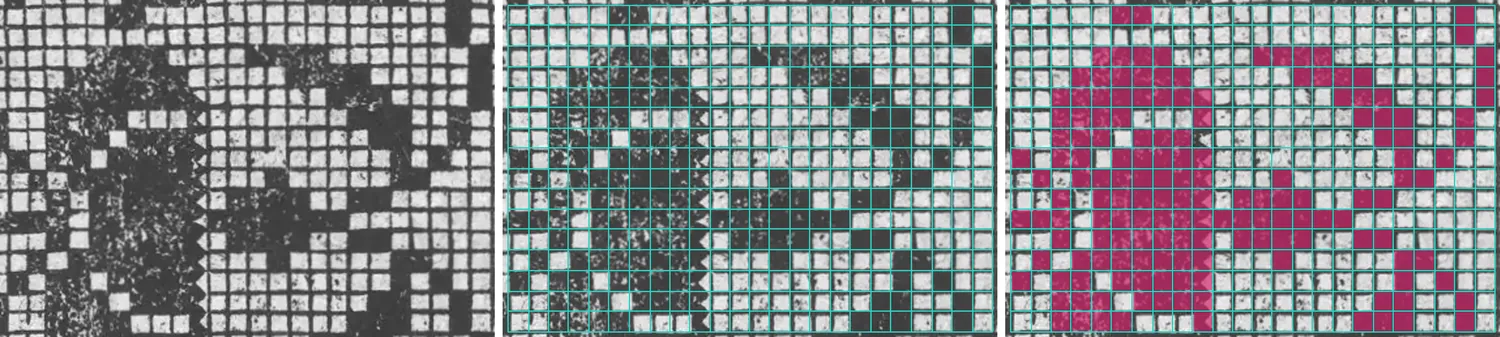
#> input picture gallery/img/reading/quentel1529-steps.webp, 1500 x 337 px
$ python -i eps_to_pattern.py   (imports and definitions only)
#> lines starting #> are read from the running program, lines starting #| are printed output that depends on the picture; after the words box and inside, x2 and y2 are one past the last pixel; in counts of white or black regions, pixels touching at a corner belong together
# eps_to_pattern.py

from PIL import Image
import os
import json
from collections import Counter
import numpy as np


def convert_eps_to_pattern(input_eps, output_txt):
    '''
    Use: convert_eps_to_pattern(input_eps, output_txt)
    :param input_eps: Filepath to Sjónabók EPS file
    :param output_txt: A simplified pattern in TXT format
    :return: saves a simplified pattern in TXT format
    '''
#> called with output_txt = 'out.png'

    with Image.open(os.path.expanduser(input_eps)) as source:
#> source is the input picture: PIL image 1500x337 RGB; mean R, G, B 133.2, 134.3, 138.1
        rgba = source.convert('RGBA')
        background = Image.new('RGBA', rgba.size, (255, 255, 255, 255))
#> background: PIL image 1500x337 RGBA; every value is 255
        rgb = np.asarray(Image.alpha_composite(background, rgba).convert('RGB'))

    matrix, colors = simplify_color_matrix(rgb)
#> in simplify_color_matrix, `gray = np.asarray(Image.fromarray(rgb_matrix).convert('L'))`:
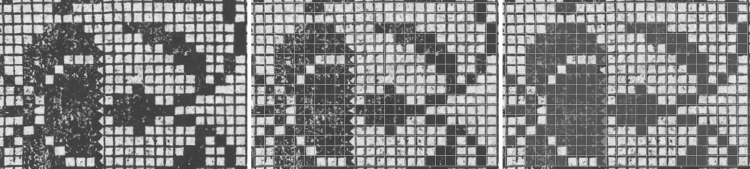
#> gray: shape (337, 1500) (shown at 1/2 size); min 36, max 255, mean 134.4
    delimiter = '' if int(matrix.max(initial=0)) < 10 else ' '
    np.savetxt(output_txt, matrix, fmt='%d', delimiter=delimiter)

    if len(colors) > 1:
        palette_path = os.path.splitext(output_txt)[0] + '.palette.json'
        with open(palette_path, 'w', encoding='utf-8') as palette_file:
            json.dump({'colors': colors}, palette_file, ensure_ascii=False, indent=2)


# [136 lines left out: functions convert_image_to_binary_matrix, get_grid_layout, remove_grid, remove_outside_of_pattern, not called in this run]


def _find_regular_grid_cells(gray):
    """Find regular gray chart rules in rasterized book-page screenshots."""
    rule_pixels = ((gray >= 130) & (gray <= 210)).astype(float)
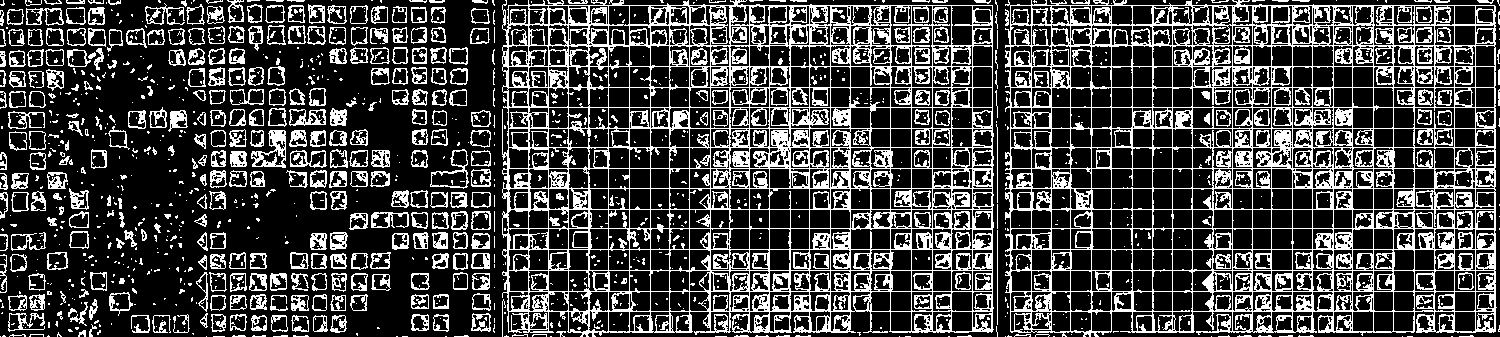
#> rule_pixels: shape (337, 1500) float64; values 0 (black) and 1 (white), 26.9% white in thin lines or dots
    row_profile = rule_pixels.mean(axis=1)
#> row_profile = 337 values, max 0.709 at index 45, min 0.0327 at index 333, mean 0.269
    col_profile = rule_pixels.mean(axis=0)
#> col_profile = 1500 values, max 0.985 at index 528, min 0 at index 469, mean 0.269

    def find_lines(profile):
        candidates = np.flatnonzero(profile >= 0.35)
#> candidates = 42 values from 5 to 332
        groups = np.split(candidates, np.flatnonzero(np.diff(candidates) > 1) + 1)
#> groups = 32 items, first 6: [5], [8, 9], [22], [24, 25], [28, 29, 30], [42, 43]
        groups = [group for group in groups if len(group)]
        if len(groups) < 8:
            return None
        positions = [int(group[np.argmax(profile[group])]) for group in groups]
#> positions = 32 values from 5 to 331
        gaps = [right - left for left, right in zip(positions, positions[1:])
                if 5 <= right - left <= 60]
#> gaps = [14, 14, 17, 21, 20, 21, 16, 15, 18, 21, 19, 21, 5, 14, 15, 16, 16]
        if not gaps:
            return None
        period = Counter(gaps).most_common(1)[0][0]
#> period = 21
        # The first rule is a strong registration point; later antialiased
        # rules can shift by a pixel, so do not infer phase from every peak.
        return list(range(positions[0], positions[-1] + 1, period))

    rows, cols = find_lines(row_profile), find_lines(col_profile)
#> rows = [5, 26, 47, 68, 89, 110, 131, 152, 173, 194, 215, 236, 257, 278, 299, 320]; cols = 74 values from 30 to 1490
    if rows and cols:
        return rows, cols
    return None


def simplify_color_matrix(rgb_matrix, threshold=240):
    """Reduce a colour or symbol chart to one integer code per cell.

    The geometric grid is detected from a grayscale ink mask, while the
    source RGB values and glyph shapes are sampled inside each cell. Similar
    antialiased RGB values and repeated glyphs are grouped. Code 0 is the
    empty/background cell; each foreground colour/symbol combination gets
    its own integer code.
    """
    gray = np.asarray(Image.fromarray(rgb_matrix).convert('L'))
    regular_cells = _find_regular_grid_cells(gray)
    monochrome_source = np.median(
        np.max(rgb_matrix, axis=2) - np.min(rgb_matrix, axis=2)
    ) < 18
#> monochrome_source = True
    binary = (gray <= threshold).astype(np.uint8)
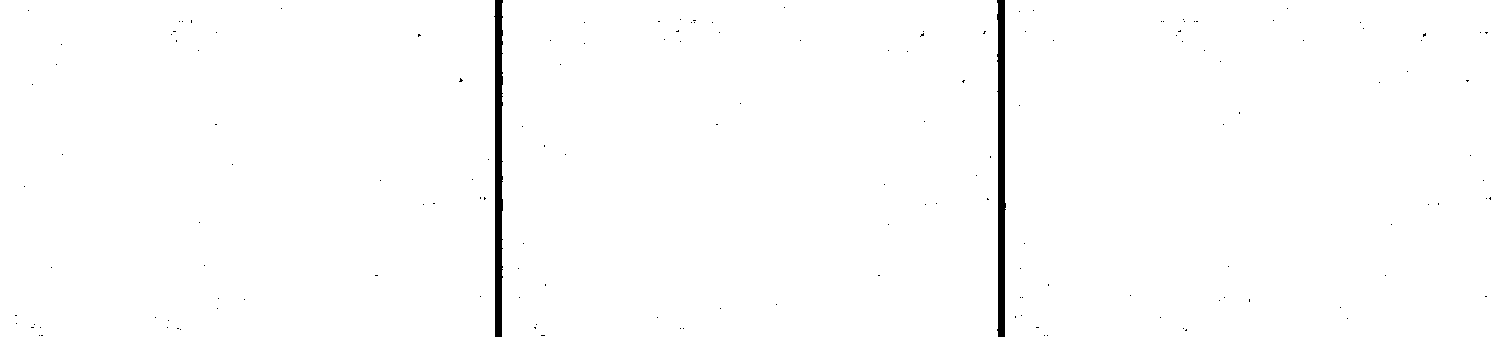
#> binary: shape (337, 1500); values 0 (black) and 1 (white), 99% white; 155 black regions (153 under 20 px), largest, box (x1, y1, x2, y2) and area: (494, 0, 503, 337) 2418, (997, 0, 1006, 337) 2382
    if regular_cells:
        row_lines, col_lines = regular_cells
#> row_lines has the same summary as rows in _find_regular_grid_cells; col_lines = 74 values from 30 to 1490
        inset = 2 if monochrome_source else 1
#> inset = 2
        cell_bounds = [(row_lines[i] + inset, row_lines[i + 1] - (inset - 1),
                        col_lines[j] + inset, col_lines[j + 1] - (inset - 1))
                       for i in range(len(row_lines) - 1)
                       for j in range(len(col_lines) - 1)]
#> cell_bounds = 1095 items, first 6: (7, 25, 32, 49), (7, 25, 52, 69), (7, 25, 72, 89), (7, 25, 92, 109), (7, 25, 112, 129), (7, 25, 132, 149)
        matrix_shape = (len(row_lines) - 1, len(col_lines) - 1)
#> matrix_shape = (15, 73)
    else:
        grid_rows, grid_cols = get_grid_layout(binary)
        if len(grid_rows) < 3 or len(grid_cols) < 3:
            raise ValueError('Could not identify a complete chart grid in the EPS image')
        if (len(grid_rows) > binary.shape[0] // 4 or
                len(grid_cols) > binary.shape[1] // 4):
            raise ValueError('Could not distinguish chart rules from dense chart artwork')
        without_grid = remove_grid(binary.copy())
        cropped_binary, grid_rows, grid_cols, bounds = remove_outside_of_pattern(
            without_grid, list(grid_rows), list(grid_cols), return_bounds=True)
        top, bottom, left, right = bounds
        rgb_matrix = rgb_matrix[top:bottom, left:right]
        n, m = cropped_binary.shape
        grid_rows = [0] + grid_rows + [n]
        grid_cols = [0] + grid_cols + [m]
        cell_bounds = [(grid_rows[i], grid_rows[i + 1], grid_cols[j], grid_cols[j + 1])
                       for i in range(len(grid_rows) - 1)
                       for j in range(len(grid_cols) - 1)]
        matrix_shape = (len(grid_rows) - 1, len(grid_cols) - 1)

    records = []
    for index, (y0, y1, x0, x1) in enumerate(cell_bounds):
        row, col = divmod(index, matrix_shape[1])
        interior = rgb_matrix[y0:y1, x0:x1]
        if interior.size == 0:
            continue
        if monochrome_source:
            ink = np.asarray(Image.fromarray(interior).convert('L')) < 128
        else:
            ink = np.linalg.norm(interior.astype(float) - 255.0, axis=2) > 40
        pixels = interior[ink]
        if len(pixels) < max(3, int(interior.shape[0] * interior.shape[1] * 0.01)):
            continue
        # Coarse quantisation absorbs edge antialiasing without merging
        # clearly distinct yarn or symbol colours.
        quantized = (pixels // 16) * 16
        unique, counts = np.unique(quantized, axis=0, return_counts=True)
        sample = unique[int(np.argmax(counts))].astype(float)
        ys, xs = np.where(ink)
        glyph = ink[ys.min():ys.max() + 1, xs.min():xs.max() + 1]
        scale = min(12 / glyph.shape[0], 12 / glyph.shape[1])
        glyph_size = (max(1, round(glyph.shape[1] * scale)),
                      max(1, round(glyph.shape[0] * scale)))
        glyph_image = Image.fromarray((glyph * 255).astype(np.uint8)).resize(
            glyph_size, Image.Resampling.NEAREST)
        signature = np.zeros((16, 16), dtype=bool)
        left_pad = (16 - glyph_size[0]) // 2
        top_pad = (16 - glyph_size[1]) // 2
        signature[top_pad:top_pad + glyph_size[1],
                  left_pad:left_pad + glyph_size[0]] = np.asarray(glyph_image) > 127
        records.append({'row': row, 'col': col, 'color': sample,
                        'signature': signature, 'density': float(ink.mean())})
#> this loop made 1095 passes
#> (row, col) on passes 61 to 63: (0, 60), (0, 61), (0, 62)
#> after the loop, records = 1095 items

    if not records:
        raise ValueError('No filled chart cells were found')

    centers = []
    for record in records:
        sample = record['color']
        if monochrome_source:
            record['color_class'] = 0
            continue
        distances = [np.linalg.norm(sample - center) for center in centers]
        if not distances or min(distances) > 48:
            centers.append(sample.copy())
            record['color_class'] = len(centers) - 1
        else:
            record['color_class'] = int(np.argmin(distances))
#> this loop made 1095 passes
#> sample on passes 1 to 3: [80, 80, 80], [64, 64, 64], [80, 80, 80]
#> after the loop, centers = []

    matrix = np.zeros(matrix_shape, dtype=np.int16)
    shape_centers = {}
    class_codes = {}
    for record in records:
        color_class = record['color_class']
        candidates = shape_centers.setdefault(color_class, [])
        signature = record['signature']
        distances = []
        for center in candidates:
            union = np.logical_or(signature, center).sum()
            intersection = np.logical_and(signature, center).sum()
            distances.append(1.0 - intersection / max(1, union))
        if not distances or min(distances) > 0.65:
            candidates.append(signature)
            symbol_class = len(candidates) - 1
        else:
            symbol_class = int(np.argmin(distances))
        key = (color_class, symbol_class)
        if key not in class_codes:
            class_codes[key] = len(class_codes) + 1
        matrix[record['row'], record['col']] = class_codes[key]
#> this loop made 1095 passes
#> (symbol_class, key) on passes 1 to 8: (0, (0, 0)), (0, (0, 0)), (1, (0, 1)), (1, (0, 1)), (2, (0, 2)), (2, (0, 2)), (1, (0, 1)), (1, (0, 1))

    colors = []
    if len(centers) > 1:
        for (color_class, shape_class), value in class_codes.items():
            center = centers[color_class]
            rgb = [int(min(255, max(0, channel + 8))) for channel in center]
            colors.append({'value': value, 'rgb': rgb, 'shape_class': shape_class})
    return matrix, colors


# [37 lines left out: function simplify_binary_matrix, not called in this run]

>>> result = convert_eps_to_pattern('../gallery/img/reading/quentel1529-steps.webp', 'out.png')

$ run again, on gallery/img/reading/sib1597-slips.webp
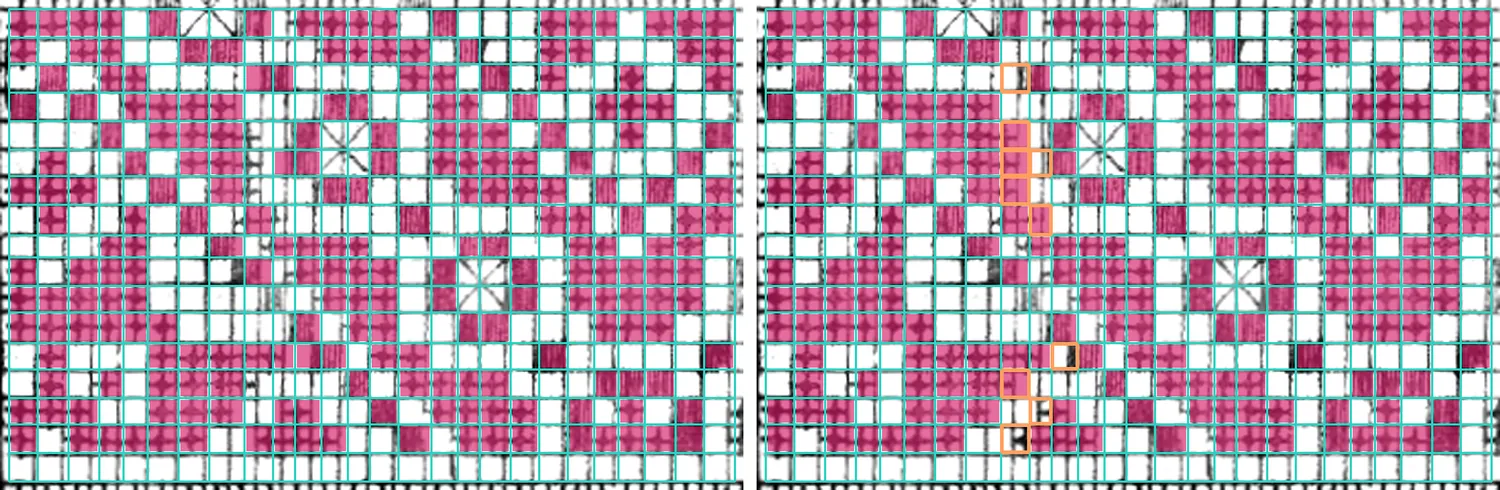
#> input picture gallery/img/reading/sib1597-slips.webp, 1500 x 490 px
#> in convert_eps_to_pattern, source is the input picture: PIL image 1500x490 RGB; mean R, G, B 181.3, 163, 177.4
#> background: PIL image 1500x490 RGBA; every value is 255
#> in _find_regular_grid_cells, `rule_pixels = ((gray >= 130) & (gray <= 210)).astype(float)`:
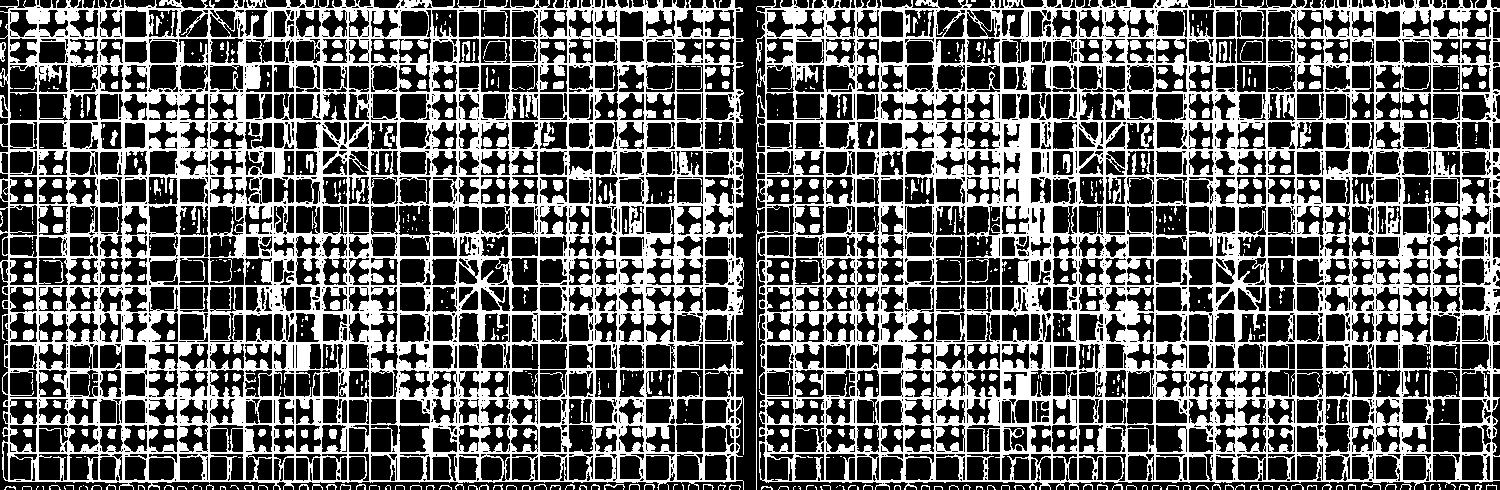
#> rule_pixels: shape (490, 1500) float64; values 0 (black) and 1 (white), 37.4% white; 653 white regions (381 under 20 px), largest, box (x1, y1, x2, y2) and area: (756, 0, 1500, 490) 129180, (0, 0, 744, 490) 128406, (756, 269, 757, 490) 221
#> row_profile = 490 values, max 0.987 at index 286, min 0.0253 at index 483, mean 0.374
#> col_profile = 1500 values, max 0.996 at index 703, min 0 at index 744, mean 0.374
#> in find_lines, `candidates = np.flatnonzero(profile >= 0.35)`: candidates = 253 values from 6 to 485
#> groups = 31 items
#> positions = 31 values from 8 to 485
#> gaps = [29, 22, 25, 21, 8, 20, 8, 26, 25, 31, 17, 5, 6, 18, 5, 26, 30, 6, 21, 24, 27, 6, 22, 25]
#> period = 25
#> rows = [8, 33, 58, 83, 108, 133, 158, 183, 208, 233, 258, 283, 308, 333, 358, 383, 408, 433, 458, 483]; cols = 248 values from 9 to 1491
#> monochrome_source = False
#> in simplify_color_matrix, `binary = (gray <= threshold).astype(np.uint8)`:
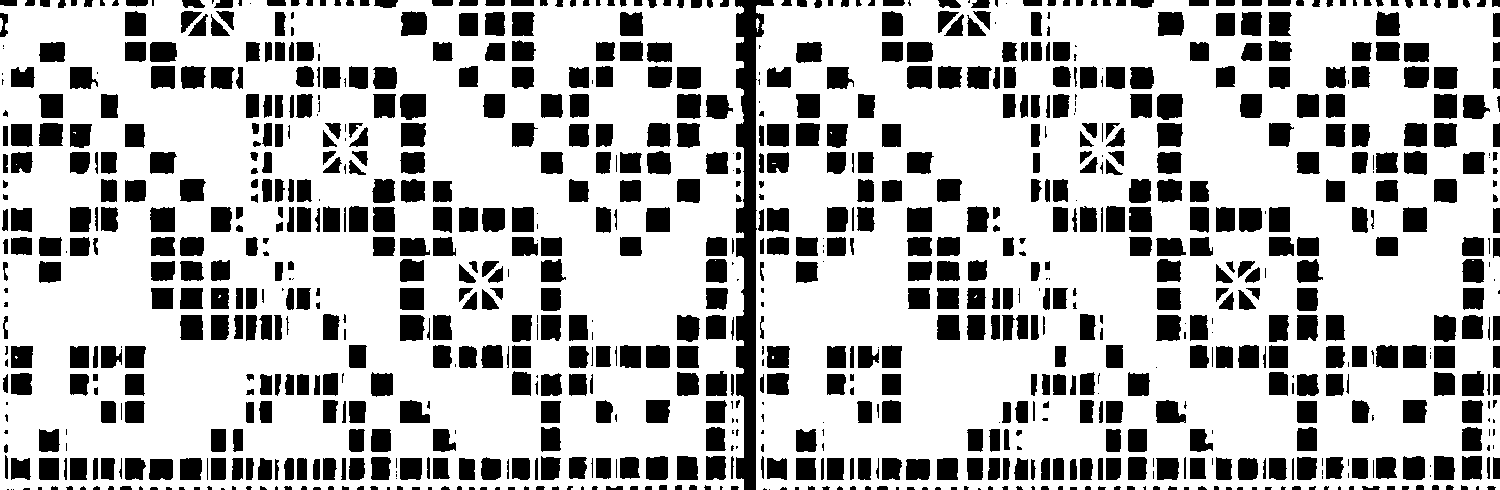
#> binary: shape (490, 1500); values 0 (black) and 1 (white), 72.2% white; 969 black regions (208 under 20 px), largest, box (x1, y1, x2, y2) and area: (735, 0, 774, 490) 7988, (400, 94, 426, 120) 606, (1157, 94, 1183, 120) 603
#> row_lines has the same summary as rows in _find_regular_grid_cells; col_lines = 248 values from 9 to 1491
#> inset = 1
#> cell_bounds = 4693 items, first 6: (9, 33, 10, 15), (9, 33, 16, 21), (9, 33, 22, 27), (9, 33, 28, 33), (9, 33, 34, 39), (9, 33, 40, 45)
#> matrix_shape = (19, 247)
#> the loop in simplify_color_matrix, `for index, (y0, y1, x0, x1) in enumerate(cell_bounds):` made 4693 passes
#> (x0, x1, sample, scale, glyph_size, left_pad, top_pad) on passes 1 to 3: (10, 15, [208, 96, 144], 0.5, (2, 12), 7, 2), (16, 21, [144, 16, 64], 0.5, (2, 12), 7, 2), (22, 27, [144, 32, 80], 0.5, (2, 12), 7, 2)
#> after the loop in simplify_color_matrix, `for index, (y0, y1, x0, x1) in enumerate(cell_bounds):`: records = 4665 items
#> the loop in simplify_color_matrix, `for record in records:` made 4665 passes
#> sample on passes 2 to 4: [144, 16, 64], [144, 32, 80], [224, 96, 144]
#> after the loop in simplify_color_matrix, `for record in records:`: centers = 20 items, first 6: [208, 96, 144], [144, 16, 64], [96, 160, 160], [176, 64, 112], [192, 144, 176], [128, 208, 192]
#> the loop in simplify_color_matrix, `for record in records:` made 4665 passes
#> (color_class, key) on passes 1 to 8: (0, (0, 0)), (1, (1, 0)), (1, (1, 0)), (0, (0, 0)), (2, (2, 0)), (0, (0, 0)), (3, (3, 0)), (3, (3, 0))
#> the loop in simplify_color_matrix, `for (color_class, shape_class), value in class_codes.items():` made 117 passes
#> (color_class, shape_class) on passes 1 to 8: (0, 0), (1, 0), (2, 0), (3, 0), (4, 0), (5, 0), (2, 1), (6, 0)
